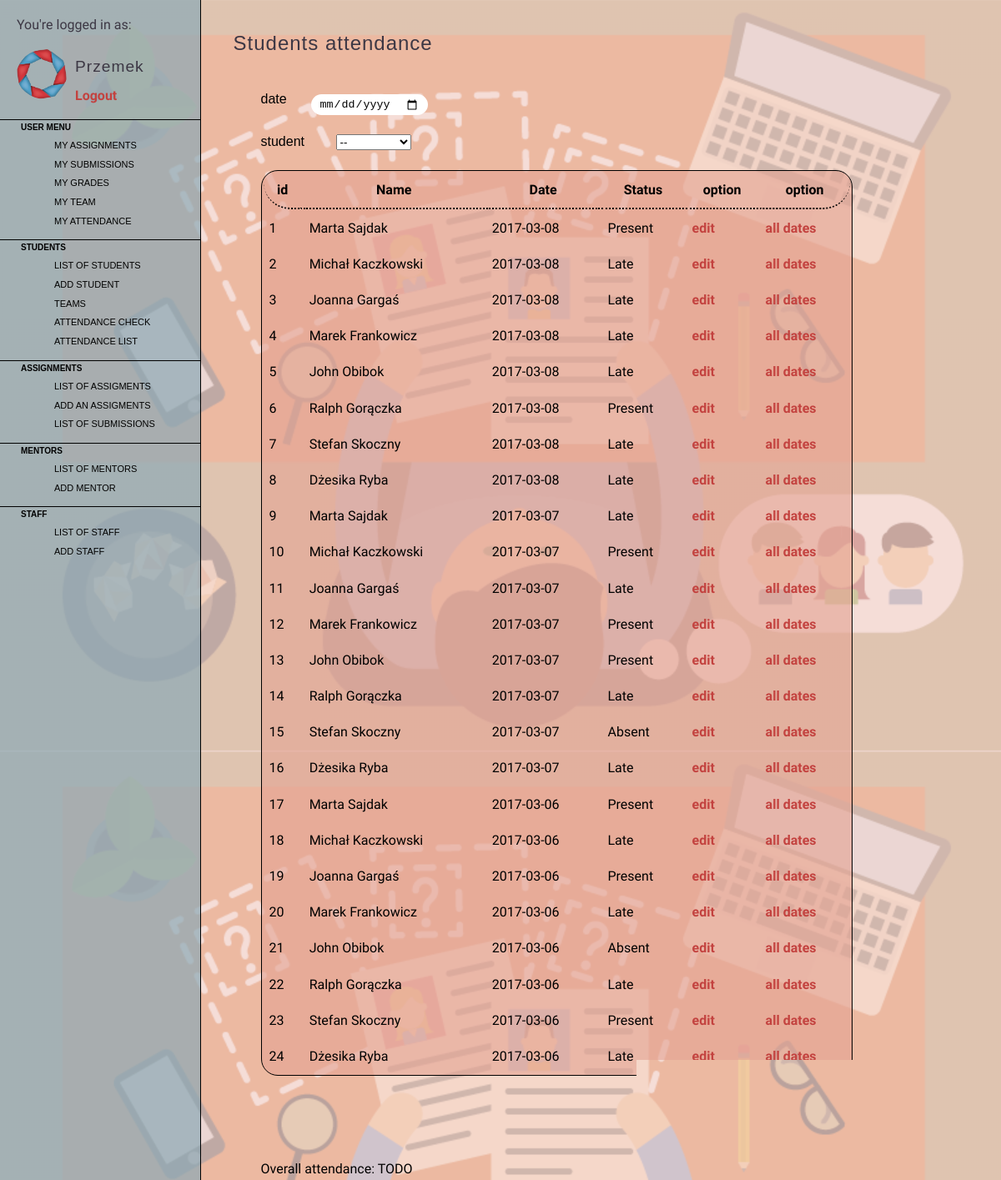
Screenshot of /attendances with the database file from the repository.
### tables this page shows
CREATE TABLE "attendances" (
	`attendance_id`	INTEGER PRIMARY KEY AUTOINCREMENT,
	`user_id`	INTEGER NOT NULL,
	`date`	REAL NOT NULL,
	`status`	NUMERIC NOT NULL
);

CREATE TABLE "users" (
	`user_id`	INTEGER PRIMARY KEY AUTOINCREMENT,
	`name`	TEXT NOT NULL,
	`mail`	TEXT,
	`password`	CHAR(20) NOT NULL,
	`role`	TEXT NOT NULL
);

### controllers/attendances_ctrl.py (the view)
@attendances_ctrl.route("/attendances", methods=['GET', 'POST'])
def attendances():
    chosen_date = request.args.get('date', None)
    chosen_student = request.args.get('student', None)
    student_list = User.get_user_list_by_role('student')
    name_id_dict = {}  # create dict with pairs: student name - student id to retrieve student id from selected name
    for stu in student_list:
            name_id_dict[stu.get_name()] = stu.get_id()
    names_list = []  # create names list to view sorted names list in select form
    for name in name_id_dict.keys():
        names_list.append(name.split(' '))
    names_list.sort(key=lambda x: (x[1]).lower())  # sort by surname
    sorted_name_list = list(map(lambda x: " ".join(x), names_list))  # join [name, surname] list to one string
    if chosen_date:  # show by date
        attendances_list = Attendance.get_attendance_list_by_date(chosen_date)
    elif chosen_student and chosen_student != 'all':  # show by chosen student
        attendances_list = Attendance.get_attendance_list_by_student_id(name_id_dict[chosen_student])
    else:  # show all
        attendances_list = Attendance.get_attendance_list()
    attendances_list = sorted(attendances_list, key=lambda att: att.get_date(), reverse=True)  # sort by date (DESC)
    return render_template('attendance_list.html', attendances_list=attendances_list,
                           chosen_date=chosen_date, names=sorted_name_list)

### db_controller.py (called while the page is built)
    @classmethod
    def connect(cls):
        return sqlite3.connect('data/ccms.db')

    @classmethod
    def read_user_record_by_user_id(cls, user_id):
        conn = cls.connect()
        cursor = conn.cursor()
        query = "SELECT * FROM `users` WHERE `user_id` = ?;"
        cursor.execute(query, (user_id,))
        user = cursor.fetchall()
        conn.close()
        return user

    @classmethod
    def read_user_record_list_by_role(cls, role):
        conn = cls.connect()
        cursor = conn.cursor()
        query = "SELECT * FROM `users` WHERE `role` = ?;"
        cursor.execute(query, (role,))
        user_list = cursor.fetchall()
        conn.close()
        return user_list

    @classmethod
    def read_attendance_record_list(cls):
        conn = cls.connect()
        cursor = conn.cursor()
        query = "SELECT * FROM `attendances`;"
        cursor.execute(query)
        attendance_list = cursor.fetchall()
        conn.close()
        return attendance_list

### main.py (called while the page is built)
@app.teardown_appcontext
def close_connection(exception):
    db = getattr(g, '_database', None)
    if db is not None:
        db.close()

### models/attendances.py (called while the page is built)
    @classmethod
    def get_attendance_list(cls):
        return cls.create_attendance_list()

    @classmethod
    def create_attendance_list(cls):
        attendance_data = DB.read_attendance_record_list()
        return [Attendance(*attendance) for attendance in attendance_data]

    def get_id(self):
        return self.id

    def get_student(self):
        return self.student

    def get_date(self):
        return self.date

    def get_status(self):
        return self.status

### models/users.py (called while the page is built)
    @classmethod
    def get_user_by_id(cls, user_id):
        return cls.create_user(user_id)

    @classmethod
    def get_user_list_by_role(cls, role):
        return cls.create_user_list_by_role(role)

    @classmethod
    def create_user(cls, user_id):
        pairs = {"student": Student, "mentor": Mentor, "staff": Staff, "boss": Boss}
        args = DB.read_user_record_by_user_id(user_id)
        return pairs[args[0][-1]](*args[0][:-1])

    @classmethod
    def create_user_list_by_role(cls, role):
        user_list = []
        users_data = DB.read_user_record_list_by_role(role)
        pairs = {"student": Student, "mentor": Mentor, "staff": Staff, "boss": Boss}
        for user in users_data:
            user_list.append(pairs[user[-1]](*user[:-1]))
        return user_list

    def get_name(self):
        return self.name

    def get_id(self):
        return self.id

### templates/attendance_list.html (shortened to what this page needs)
{% extends "layout.html" %}
{% block page_name_h1 %}Students attendance{% endblock %}
{% block content %}
        <div class="content">
        <form action method="GET">
        <span id="date-style"><label>date</label><input type="date" name="date" placeholder="Date"
                                   onchange="this.form.submit()" {{ "value={}".format(chosen_date) if chosen_date }} >
        </span>
        </form>
        <form action method="GET">
        <span id="select_student"><label>student</label><select name="student" onchange="this.form.submit()">
                        <option>--</option>
                                </select></span>
        </form>
            <table>
                <thead>
                    <tr>
                    <th>id</th><th>Name</th><th>Date</th><th>Status</th><th>option</th><th>option</th>
                    </tr>
                </thead>
                <tbody>
                {% for item in attendances_list %}
                <tr>
                    <td>{{ attendances_list.index(item) + 1 }}</td><td>{{ item.get_student().get_name() }}</td><td>{{ item.get_date()}}</td>
                    <td>{{ "Present" if item.get_status() == 1 }} {{ "Late" if item.get_status() == 0.8 }}
                    {{ "Absent" if item.get_status() == 0 }} </td>
                <td><a href="{{ url_for('attendances_ctrl.attendance_edit', att_id=item.get_id()) }}">edit</a></td>
                <td><a href="?student={{ item.get_student().get_name() }}" onclick="this.form.submit()">all dates</a></td>
                </tr>
                {% endfor %}
                </tbody>
            </table>
        <br>
        <span id="overall_attendance">Overall attendance: TODO</span>
    </div>
{% endblock %}

### templates/layout.html (shortened to what this page needs)
<!DOCTYPE html>
<html lang="en">
  <head>
    <link rel="stylesheet" href="/static/css/style.css">
  </head>
  <body>
    <sidebar>
      <header class="sideheader">
        <p>You're logged in as:</p>
        <img id="logo" src="images/logo.png" alt="logo">
        <h2>Przemek</h2>
        <a href="index.html">Logout</a>
      </header>
      <nav>
         <ul>
             <li><a href="user_details.html">User menu</a></li>
            <ul class="submenu">
                <li><a href="assignments.html">My assignments</a></li>
                <li><a href="submissions.html">My submissions</a></li>
                <li><a href="grades_view.html">My grades</a></li>
                <li><a href="team_details.html">My team</a></li>
                <li><a href="attendance_student_view.html">My attendance</a></li>
            </ul>
                <li><a href="users.html">Students</a></li>
                <ul class="submenu">
                    <li><a href="users.html">List of students</a></li>
                    <li><a href="add_edit_person_form.html">Add student</a></li>
                    <li><a href="teams.html">Teams</a></li>
                    <li><a href="attendance_check.html">Attendance check</a></li>
                    <li><a href="attendance_list.html">Attendance list</a></li>
                </ul>
                <li><a href="assignments.html">Assignments</a></li>
                    <ul class="submenu">
                    <li><a href="assignments.html">List of assigments</a></li>
                    <li><a href="add_edit_assignment.html">Add an assigments</a></li>
                    <li><a href="submissions.html">List of submissions</a></li>
                  </ul>
              <li><a href="users.html">Mentors</a></li>
                <ul class="submenu">
                  <li><a href="users.html">List of mentors</a></li>
                  <li><a href="add_edit_person_form.html">Add mentor</a></li>
                </ul>
              <li><a href="users.html">Staff</a></li>
                <ul class="submenu">
                  <li><a href="users.html">List of staff</a></li>
                  <li><a href="add_edit_person_form.html">Add staff</a></li>
                </ul>
            </ul>
          </nav>
    </sidebar>
    <div class="wrap">
        <h1>{% block page_name_h1 %}{% endblock %}</h1>
      <div class="content">
      {% block content %}{% endblock %}
      </div>
    </div>
  </body>
</html>

### static/css/style.css (style rules this page uses)
html, body { height: 100%; }
body { font: 100% "Nunito Sans", sans-serif; line-height: 1.7; margin: 0; padding: 0; min-width: 470px; width: 100%; }
body::after { content: ""; background-image: url("/static/images/background.png"); background-size: 100%; position: fixed; z-index: -1; opacity: 0.3; top: 0; left: 0; bottom: 0; right: 0; height: 100%; }
p { color: #3C3744; text-align: left; }
h1, h2 { margin: 2%; font: normal 1.2em Sansita, sans-serif; letter-spacing: 1px; color: #3C3744; }
h1 { font-size: 1.5em; padding: 2%; }
h2 { margin: 0; padding: 10px 0; }
header { padding: 0 20px 5px 20px; }
#logo { border-radius: 50%; float: left; padding-right: 10px; width: 60px; }
a:link, a:visited, a:active, a:hover { font-weight: bold; text-decoration: none; color: #C3423F; }
sidebar { float: left; width: 20%; height: 100%; background-color:rgba(138, 169, 181, 0.69); border-right: 1px solid black; position: fixed; }
.wrap { margin: 0 auto; top: 0; height: 100%; float: right; width: 79.9%; }
.wrap::after { background-color: rgba(228, 163, 148, 0.52); content: ""; position: fixed; z-index: -1; top: 0; left: 0; bottom: 0; right: 0; height: 100%; }
.content { padding: 0 10% 0 4%; margin-bottom: 10%; }
nav { padding-top: 4%; }
nav ul { margin: 0; padding: 0; list-style-type: none; overflow: hidden; }
nav ul li a { display: block; font-size: 10px; font-family: Sansita, sans-serif; color: black !important; text-transform: uppercase; text-decoration: none; padding: 0 20px 4px 25px; }
nav ul li a:first-of-type { border-top: 1px solid black; }
.submenu { margin-left: 40px; padding-bottom: 9px; }
.submenu li a { font-size: 11px; font-weight: 100; }
.submenu li a:first-of-type { border-top: none; }
#date-style { display: flex; margin-bottom: 10px; }
#date-style label { padding-left:0; width: 50px; height: 20px; font-weight: 100; font-family: Helvetica, serif; }
#date-style input { margin-left: 10px; width: 140px; border-radius: 25px; border-width: 0; }
#select_student label, select { padding-left: 0px; width: 90px; font-weight: 100; font-family: Helvetica, serif; }
label, input, textarea { float: left; clear: left; width: 15em; padding-left: 100px; }
input, textarea { width: 50%; padding: 4px 10px; margin: 8px 80px; box-sizing: border-box; }
table { background-color: rgba(228, 163, 148, 0.62); width: 100%; border: 1px solid black; border-radius: 20px; margin: 3% 0 10% 0; }
table th { border-bottom: 1px dotted black; }
table th:first-of-type { border-bottom-left-radius: 2em; }
table th:last-of-type { border-bottom-right-radius: 2em; }
table td, table th { padding: 7px; }
table td { border-width: 1px; }
table thead th { border-width: 1px 1px 2px 1px; }
table tbody td:first-child, table thead th:first-child { border-right-width: 2px; }

### rows the page displays
attendances: attendances_list "1", get_student "Marta Sajdak", get_date "2017-03-08", value "Present"
attendances: attendances_list.index(item)+1 "2", get_student "Michał Kaczkowski", get_date "2017-03-08", status "Late"
attendances: attendances_list.index(item)+1 "3", get_student "Joanna Gargaś", get_date "2017-03-08", status "Late"
attendances: attendances_list.index(item)+1 "4", get_student "Marek Frankowicz", get_date "2017-03-08", status "Late"
attendances: attendances_list "5", get_student "John Obibok", get_date "2017-03-08", status "Late"
attendances: attendances_list "6", get_student "Ralph Gorączka", get_date "2017-03-08", value "Present"
attendances: attendances_list "7", get_student "Stefan Skoczny", get_date "2017-03-08", status "Late"
attendances: attendances_list "8", get_student "Dżesika Ryba", get_date "2017-03-08", status "Late"
attendances: attendances_list "9", get_student "Marta Sajdak", get_date "2017-03-07", status "Late"
attendances: attendances_list "10", get_student "Michał Kaczkowski", get_date "2017-03-07", value "Present"
attendances: attendances_list "11", get_student "Joanna Gargaś", get_date "2017-03-07", status "Late"
attendances: attendances_list "12", get_student "Marek Frankowicz", get_date "2017-03-07", value "Present"
attendances: attendances_list "13", get_student "John Obibok", get_date "2017-03-07", value "Present"
attendances: attendances_list "14", get_student "Ralph Gorączka", get_date "2017-03-07", status "Late"
attendances: attendances_list "15", get_student "Stefan Skoczny", get_date "2017-03-07", value "Absent"
attendances: attendances_list "16", get_student "Dżesika Ryba", get_date "2017-03-07", status "Late"
attendances: attendances_list "17", get_student "Marta Sajdak", get_date "2017-03-06", value "Present"
attendances: attendances_list "18", get_student "Michał Kaczkowski", get_date "2017-03-06", status "Late"
attendances: attendances_list "19", get_student "Joanna Gargaś", get_date "2017-03-06", value "Present"
attendances: attendances_list "20", get_student "Marek Frankowicz", get_date "2017-03-06", status "Late"
attendances: attendances_list "21", get_student "John Obibok", get_date "2017-03-06", value "Absent"
attendances: attendances_list "22", get_student "Ralph Gorączka", get_date "2017-03-06", status "Late"
attendances: attendances_list "23", get_student "Stefan Skoczny", get_date "2017-03-06", value "Present"
attendances: attendances_list "24", get_student "Dżesika Ryba", get_date "2017-03-06", status "Late"
